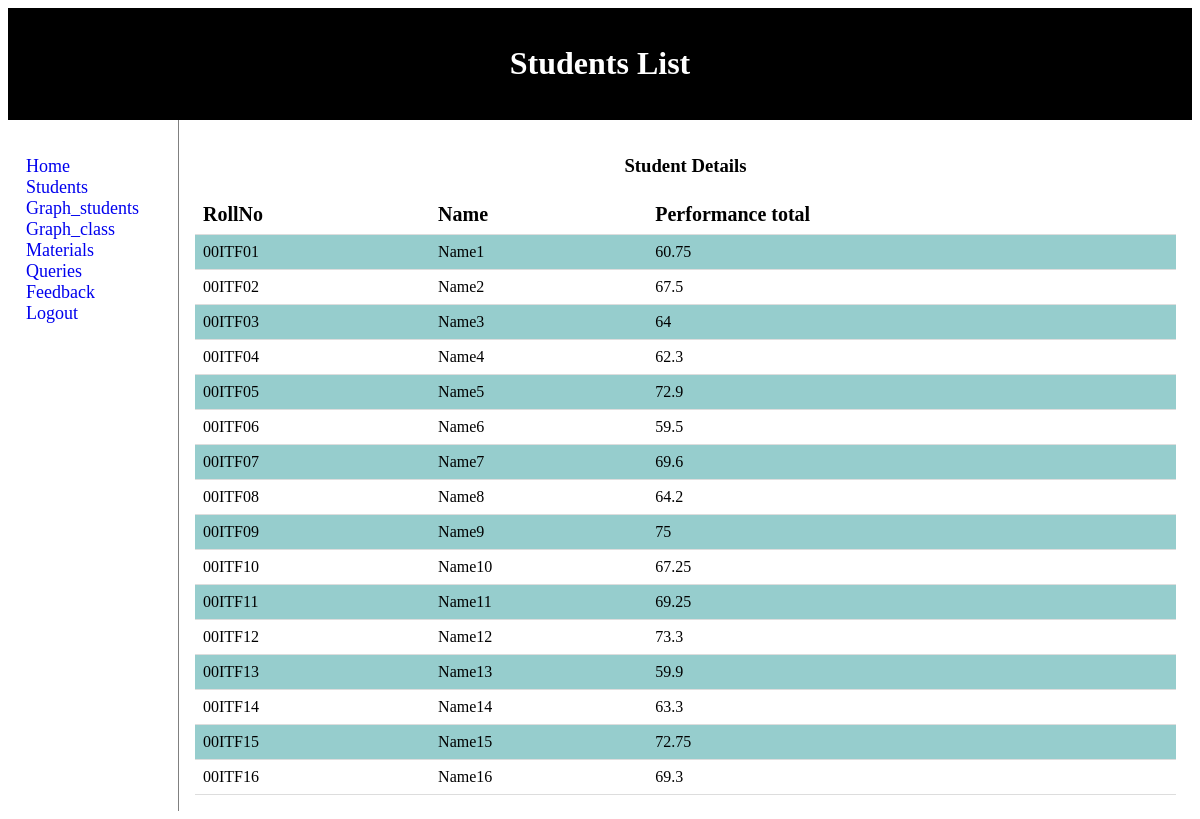
Page /names1.php on the committed database.
### tables this page shows
CREATE TABLE `students` (
  `rollno` varchar(10) NOT NULL,
  `name` varchar(10) NOT NULL,
  `mq1` int(5) NOT NULL,
  `mq2` int(5) NOT NULL,
  `mq3` int(5) NOT NULL,
  `ml` int(5) NOT NULL,
  `eq1` int(5) NOT NULL,
  `eq2` int(5) NOT NULL,
  `eq3` int(5) NOT NULL,
  `eq4` int(5) NOT NULL,
  `el` int(5) NOT NULL,
  `assignment` decimal(5,2) NOT NULL,
  `project` int(5) NOT NULL,
  `course_id` varchar(10) NOT NULL,
  `performance` decimal(5,2) NOT NULL
);

### names1.php (the view, shortened to what this page needs)
<!DOCTYPE html>
<html>
<head>
</head>
<body>
<div class="container">
<header>
   <h1>Students List</h1>
</header>
<nav>
 <ul>
	 <li><a href="home.php">Home</a></li>
	 <li><a href="names.php">Students</a></li>
	 <li><a href="form.php">Graph_students</a></li>
	 <li><a href="graph1.php">Graph_class</a></li>
	 <li><a href="upload.php">Materials</a></li>
	 <li><a href="queries_t.php">Queries</a></li>
	  <li><a href="feedback_t.php">Feedback</a></li>
	<li><a href="logout.php">Logout</a></li>
 </ul>
</nav>
<article>
<?php
$servername = "localhost";
$username = "root";
$password = "";
$dbname = "student";
$conn = mysqli_connect($servername, $username, $password, $dbname);
$sql = "SELECT * FROM students";
$result = mysqli_query($conn, $sql);
?>
<h3>Student Details</h3>
<table class="table table-hover">
        <tr>
        	<th>RollNo</th>
            <th>Name</th>
			<th>Performance total</th>
        </tr>
<?php
while ($row = mysqli_fetch_array($result))
{
    $tot=(($row["mq1"]+$row["mq2"]+$row["mq3"])*0.15/0.5+($row["ml"])*.05/0.1+($row["eq1"]+$row["eq2"]+$row["eq3"]+$row["eq4"])*0.3+($row["el"])+($row["assignment"])*0.1/0.2+( $row["project"]));
	print"<tr>
	<td> $row[rollno]</td>
	<td> $row[name]</td>
	<td> $tot</td>
	</tr>";
}
?>
</table>
</article>
</div>
</body>
</html>

### names1.php (style rules this page uses)
div.container { width: 100%; }
header { padding: 1em; color: white; background-color: black; clear: left; text-align: center; }
nav { float: left; max-width: 160px; margin: 0; padding: 1em; background-color: white; font-size:18px; }
nav ul { list-style-type: none; padding: 0; }
nav ul a { text-decoration: none; }
article { margin-left: 170px; border-left: 1px solid gray; padding: 1em; overflow: hidden; text-align: center; font-size:16px; }
table { border-collapse: collapse; width: 100%; }
th { padding: 8px; text-align: left; border-bottom: 1px solid #ddd; font-size:20px; }
td { padding: 8px; text-align: left; border-bottom: 1px solid #ddd; }
tr:nth-child(even) { background-color:#96CDCD }

### rows in the picture
students: rollno "00ITF01", name "Name1", tot "60.75"
students: rollno "00ITF02", name "Name2", tot "67.5"
students: rollno "00ITF03", name "Name3", tot "64"
students: rollno "00ITF04", name "Name4", tot "62.3"
students: rollno "00ITF05", name "Name5", tot "72.9"
students: rollno "00ITF06", name "Name6", tot "59.5"
students: rollno "00ITF07", name "Name7", tot "69.6"
students: rollno "00ITF08", name "Name8", tot "64.2"
students: rollno "00ITF09", name "Name9", tot "75"
students: rollno "00ITF10", name "Name10", tot "67.25"
students: rollno "00ITF11", name "Name11", tot "69.25"
students: rollno "00ITF12", name "Name12", tot "73.3"
students: rollno "00ITF13", name "Name13", tot "59.9"
students: rollno "00ITF14", name "Name14", tot "63.3"
students: rollno "00ITF15", name "Name15", tot "72.75"
students: rollno "00ITF16", name "Name16", tot "69.3"
